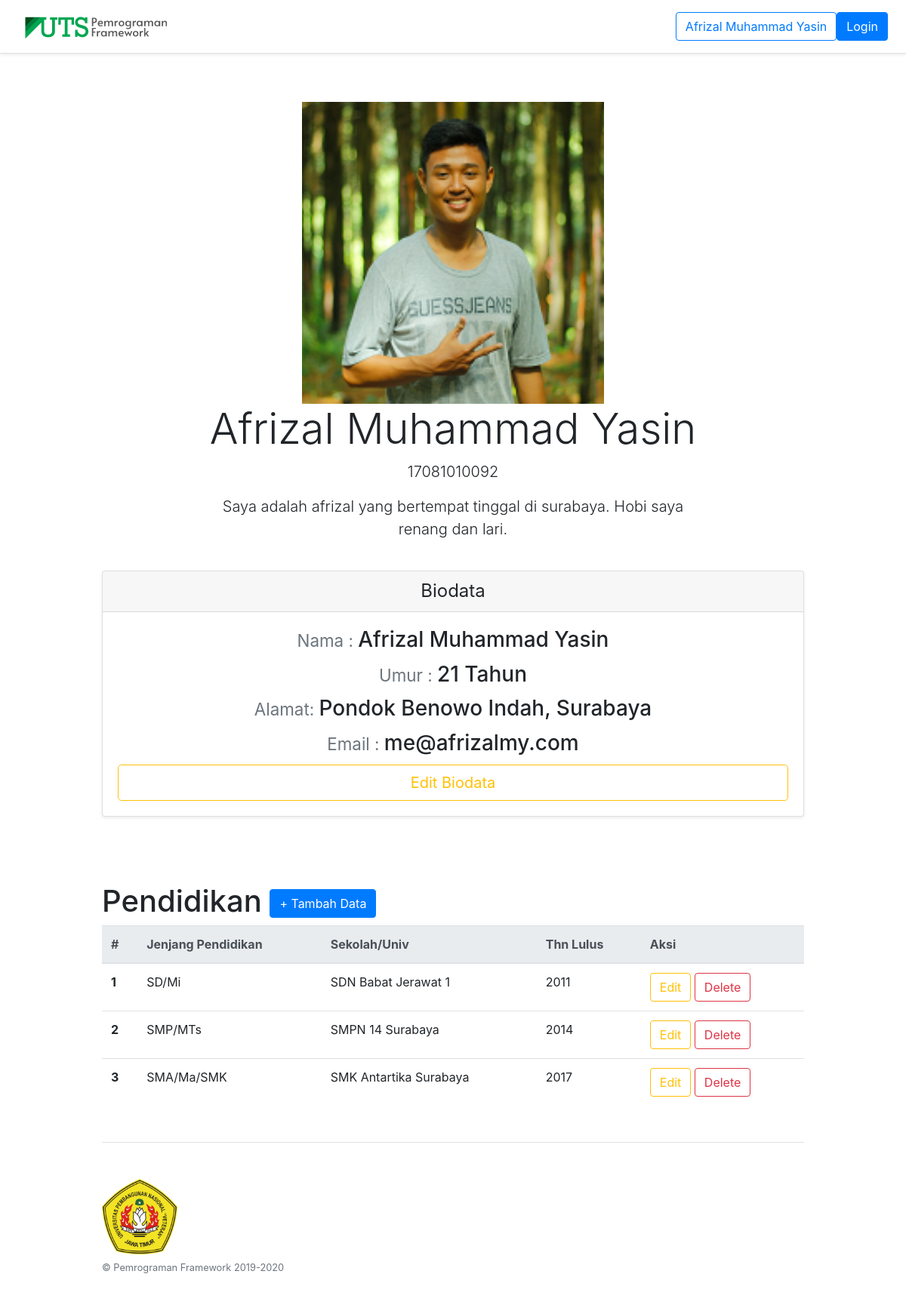
The page / on the database its author committed.
### tables this page shows
CREATE TABLE `biodata` (
  `npm` varchar(15) NOT NULL,
  `nama` varchar(100) DEFAULT NULL,
  `tgl_lahir` date DEFAULT NULL,
  `alamat` varchar(200) DEFAULT NULL,
  `email` varchar(50) DEFAULT NULL,
  `deskripsi` text NOT NULL
);

CREATE TABLE `pendidikan` (
  `id_pendidikan` int(10) UNSIGNED NOT NULL,
  `id_jenjang` int(10) UNSIGNED NOT NULL,
  `nama_sekolah` varchar(200) DEFAULT NULL,
  `thn_lulus` int(10) UNSIGNED DEFAULT NULL
);

CREATE TABLE `jenjang_pendidikan` (
  `id_jenjang` int(10) UNSIGNED NOT NULL,
  `nama_jenjang` varchar(100) DEFAULT NULL
);

### application/controllers/Welcome.php (called while the page is built, shortened)
<?php
class Welcome extends CI_Controller {
	public function __construct(){
		$this->load->library('javascript');
		$this->load->library('form_validation');
		$this->load->library('email');
		$this->load->library('session');
	  }
	public function index()
	{
		$data['user'] = $this->db->get('biodata')->result();
		$data['jenjang'] = $this->db->query('SELECT * FROM `pendidikan`
		INNER join jenjang_pendidikan USING(id_jenjang)')->result();
		$this->load->view('header',$data);
		$this->load->view('home',$data);
		$this->load->view('footer');
	}
}

### index.php (called while the page is built, shortened)
<?php
require_once BASEPATH.'core/CodeIgniter.php';

### application/views/home.php (the view)
<div class="pricing-header px-3 py-3 pt-md-5 pb-md-4 mx-auto text-center">
  <img src="<?php echo base_url(); ?>assets/img/afrizal.png" height="400">
  <?php foreach($user as $u){ ?>
  <h1 class="display-4"><?php echo $u->nama ?></h1>
  <p class="lead"><?php echo $u->npm ?></p>
  <p class="lead"><?php echo $u->deskripsi ?></p>
  <?php } ?>
</div>
<div class="container">
  <div class="card-deck mb-3 text-center">
    <div class="card mb-4 shadow-sm">
      <div class="card-header">
        <h4 class="my-0 font-weight-normal">Biodata</h4>
      </div>
      <div class="card-body">
       <?php foreach($user as $u){ ?>
        <h3 class="card-title pricing-card-title"><small class="text-muted">Nama :  </small> <?php echo $u->nama ?></h3>
        <h3 class="card-title pricing-card-title"><small class="text-muted">Umur :  </small> <?php
        echo date_diff(date_create($u->tgl_lahir), date_create('now'))->y;?> Tahun</h3>
        <h3 class="card-title pricing-card-title"><small class="text-muted">Alamat:  </small><?php echo $u->alamat ?></h3>
        <h3 class="card-title pricing-card-title"><small class="text-muted">Email :  </small><?php echo $u->email ?></h3>
        <input type="button" class="btn btn-lg btn-block btn-outline-warning" onclick="location.href='<?php echo base_url(); ?>index.php/welcome/editbio/<?php echo $u->npm;?>';" value="Edit Biodata" />
       <?php } ?>
      </div>
    </div>
  </div>
   <br><br>
    <h1>Pendidikan <input type="button" class="btn btn-primary"onclick="location.href='<?php echo base_url(); ?>index.php/welcome/tambahjenjang/'" value="+ Tambah Data" /></h1>
    <table class="table">
  <thead class="thead-light">
    <tr>
      <th scope="col">#</th>
      <th scope="col">Jenjang Pendidikan</th>
      <th scope="col">Sekolah/Univ</th>
      <th scope="col">Thn Lulus</th>
      <th scope="col">Aksi</th>
    </tr>
  </thead>
  <tbody>
  <tr><?php $no = 1; foreach($jenjang as $u){ ?>
      <th scope="row"><?php echo $no ?></th>
      <td><?php echo $u->nama_jenjang;?></td>
      <td><?php echo $u->nama_sekolah;?></td>
      <td><?php echo $u->thn_lulus; $no++;?></td>
      <td>
      <input type="button" class="btn btn-outline-warning"onclick="location.href='<?php echo base_url(); ?>index.php/welcome/editjenjang/<?php echo $u->id_pendidikan;?>'" value="Edit" />
      <a type="button" class="btn btn-outline-danger" href="<?php echo base_url(); ?>index.php/welcome/hapusjenjang/<?php echo $u->id_pendidikan;?>" onclick="return confirm('Anda yakin mau menghapus data ini?');">Delete</a>
      </td>
    </tr> <?php } ?>
  </tbody>
</table>

### application/views/header.php (shortened to what this page needs)
<!DOCTYPE html>
<html lang="en"><head>
    <link href="<?php echo base_url(); ?>assets/css/bootstrap.css" rel="stylesheet">
    <link href="<?php echo base_url(); ?>assets/css/pricing.css" rel="stylesheet">
    <link href="<?php echo base_url(); ?>template-uts_files/pricing.css" rel="stylesheet">
  <script src="<?php echo base_url(); ?>template-uts_files/prompt.js"></script></head>
  <body>
    <div class="d-flex flex-column flex-md-row align-items-center p-3 px-md-4 mb-3 bg-white border-bottom shadow-sm">
  <h5 class="my-0 mr-md-auto font-weight-normal"><a href="/"><img src="<?php echo base_url(); ?>assets/img/uts.png"></a>
  </h5><?php foreach($user as $u){ ?>
  <button class="btn btn-outline-primary" href="#"><?php echo $u->nama ?></button><?php } ?>
  <input type="button" class="btn btn-primary"onclick="location.href='<?php echo base_url(); ?>index.php/welcome/login'" value="Login" />
</div>

### application/views/footer.php
<footer class="pt-4 my-md-5 pt-md-5 border-top">
    <div class="row">
      <div class="col-12 col-md float-right"><a href="/"><img class="mb-2" src="<?php echo base_url(); ?>assets/img/upn.png" alt="" width="100" height="100"></a>
        <small class="d-block mb-3 text-muted">© Pemrograman Framework 2019-2020</small>
      </div>
    </div>
  </footer>
</div>
  </body>
</html>

### assets/css/pricing.css (style rules this page uses)
html { font-size: 14px; }
@media (min-width: 768px) { html { font-size: 16px; } }
.container { max-width: 960px; }
.pricing-header { max-width: 700px; }
.card-deck .card { min-width: 220px; }

### rows shown on the page
biodata: nama "Afrizal Muhammad Yasin", npm "17081010092", deskripsi "Saya adalah afrizal yang bertempat tinggal di surabaya. Hobi saya renang dan lari.", tgl_lahir "21", alamat "Pondok Benowo Indah, Surabaya", email "me@afrizalmy.com"
pendidikan: id_jenjang.nama_jenjang "SD/Mi", nama_sekolah "SDN Babat Jerawat 1", thn_lulus "2011"
pendidikan: id_jenjang.nama_jenjang "SMP/MTs", nama_sekolah "SMPN 14 Surabaya", thn_lulus "2014"
pendidikan: id_jenjang.nama_jenjang "SMA/Ma/SMK", nama_sekolah "SMK Antartika Surabaya", thn_lulus "2017"
